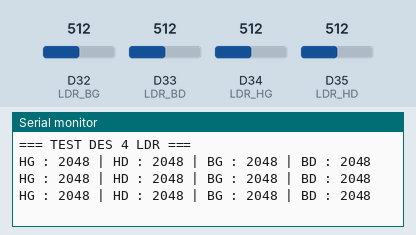
A sketch run on a simulated Arduino Due. Shown: the last lines printed to the serial monitor. The inputs (shaded band) are chosen by the test bench; at power-on: D32 (LDR_BG) = 512, D33 (LDR_BD) = 512, D34 (LDR_HG) = 512, D35 (LDR_HD) = 512 (analog values on the 0–1023 scale).

Above: at 1.3 s.
1.4 s: D32 (LDR_BG) set to 716
At 1.9 s:
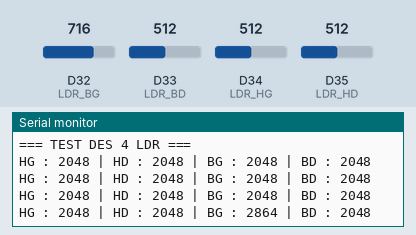
2.9 s: D33 (LDR_BD) set to 716
At 3.4 s:
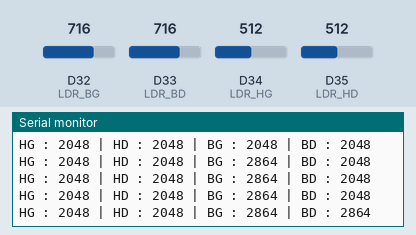
4.4 s: D34 (LDR_HG) set to 716
At 4.9 s:
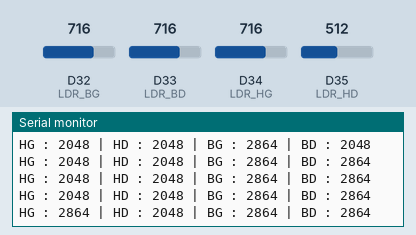
5.9 s: D35 (LDR_HD) set to 716
At 6.4 s:
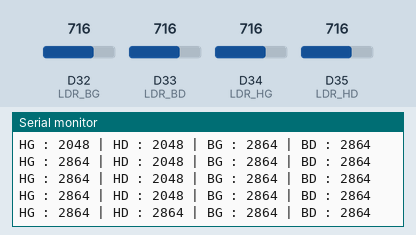
7.4 s: D32 (LDR_BG) set to 992
At 7.9 s:
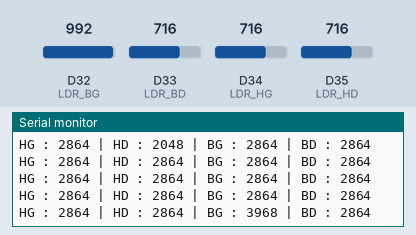
8.9 s: D33 (LDR_BD) set to 992
At 9.4 s:
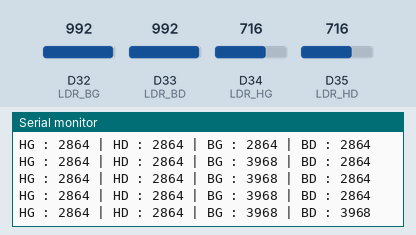
Timing chart, 0 to 11.4 s (numbered marks = the images above; inputs shaded):
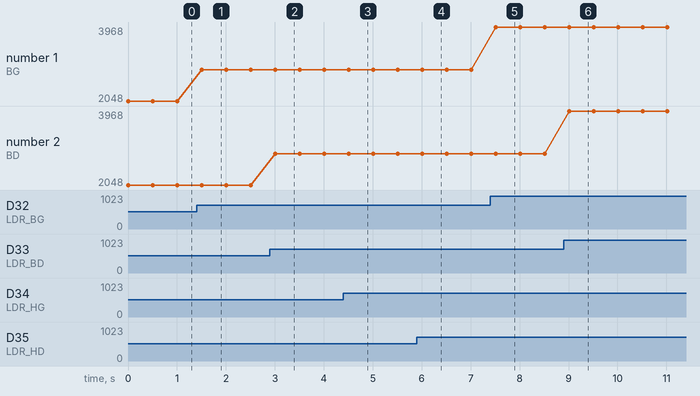

Measured:
- after the input at 1.4 s, the serial monitor: prints a new line after 0.10 s (image 1)
- after the input at 2.9 s, the serial monitor: prints a new line after 0.11 s (image 2)
- after the input at 4.4 s, the serial monitor: prints a new line after 0.11 s (image 3)
- after the input at 5.9 s, the serial monitor: prints a new line after 0.11 s (image 4)
- after the input at 7.4 s, the serial monitor: prints a new line after 0.11 s (image 5)
- after the input at 8.9 s, the serial monitor: prints a new line after 0.11 s (image 6)
- plotted number 1: 2048 → 2864 after the input at 1.4 s, 2864 → 3968 after the input at 7.4 s

The sketch:

Test_4_LDR.ino
```cpp
// ==========================================
// TEST DES 4 CAPTEURS LDR
// Smart Solar Tracker IoT
// ==========================================

// Haut Gauche
#define LDR_HG 34

// Haut Droite
#define LDR_HD 35

// Bas Gauche
#define LDR_BG 32

// Bas Droite
#define LDR_BD 33

void setup() {

  Serial.begin(115200);

  analogReadResolution(12);

  Serial.println("=== TEST DES 4 LDR ===");
}

void loop() {

  int HG = analogRead(LDR_HG);
  int HD = analogRead(LDR_HD);
  int BG = analogRead(LDR_BG);
  int BD = analogRead(LDR_BD);

  Serial.print("HG : ");
  Serial.print(HG);

  Serial.print(" | HD : ");
  Serial.print(HD);

  Serial.print(" | BG : ");
  Serial.print(BG);

  Serial.print(" | BD : ");
  Serial.println(BD);

  delay(500);
}
```
